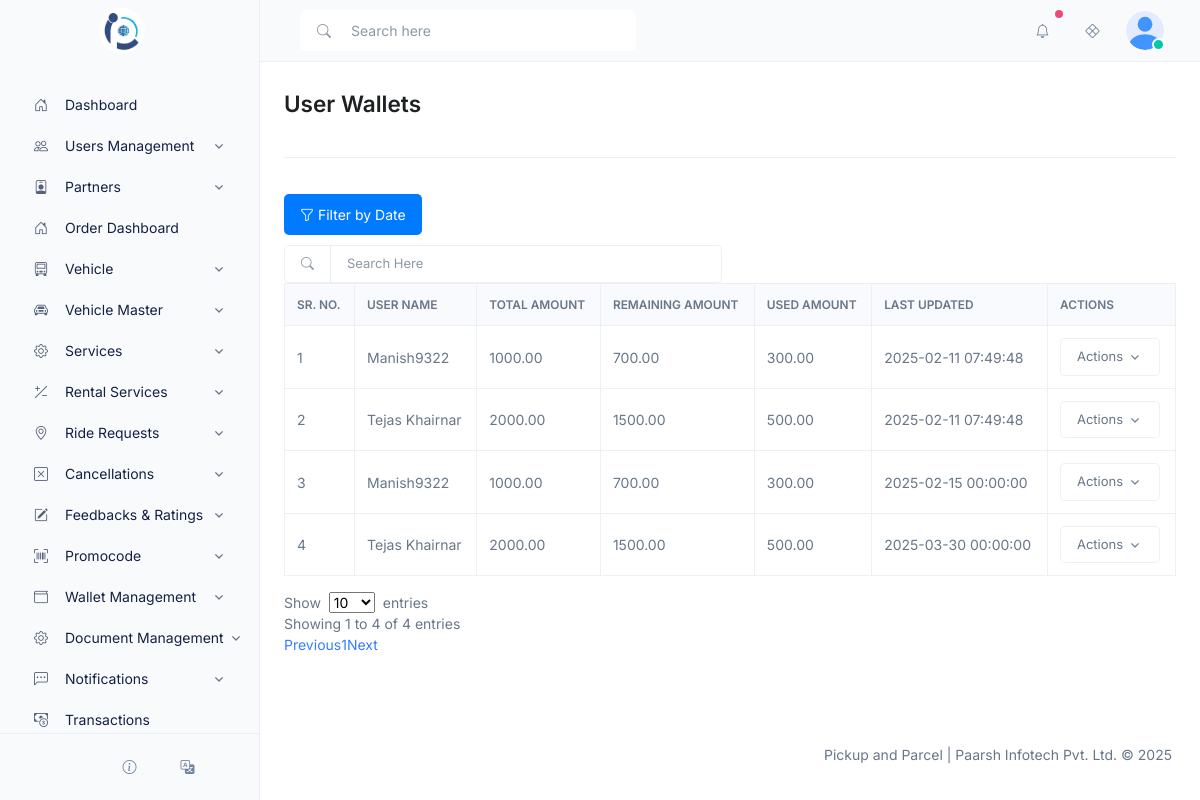
The app's page /userwallet.php with its own data.
### tables this page shows
CREATE TABLE user_wallets (
    id INT AUTO_INCREMENT PRIMARY KEY,
    user_name VARCHAR(255) NOT NULL,
    total_amount DECIMAL(10,2) NOT NULL,
    remaining_amount DECIMAL(10,2) NOT NULL,
    used_amount DECIMAL(10,2) NOT NULL,
    last_updated TIMESTAMP DEFAULT CURRENT_TIMESTAMP ON UPDATE CURRENT_TIMESTAMP
);

### userwallet.php (the view, shortened to what this page needs)
<?php
require_once __DIR__ . "/header.php";
require_once __DIR__ . "/db.php";
?>
<head>
<link rel="stylesheet" href="https://cdn.jsdelivr.net/npm/daterangepicker/daterangepicker.css">
</head>
<div class="content container-fluid">
	<div class="page-header">
		<div class="row align-items-center">
			<div class="col">
				<h1 class="page-header-title d-flex align-items-center gap-3">
					<span><?= translate('user_wallets', 'mr') ?></span>
				</h1>
			</div>
		</div>
	</div>
<button id="toggleFilter" class="filter-btn">
    <i class="bi bi-funnel"></i> Filter by Date
</button>
	<div class="reports-table-filters">
		<div class="row g-3">
			<div class="col-12 col-md-6 d-flex align-items-center gap-2 search-bar-container" >
				<div class="input-group input-group-sm">
					<div class="input-group-text">
						<i class="bi-search"></i>
					</div>
					<input type="search" class="form-control reports-table-search" placeholder="<?= translate('search_here', 'mr') ?>">
				</div>
			</div>
		</div>
	</div>
	<div class="table-responsive">
        <table id="data-table" class="table table-bordered table-nowrap table-align-middle">
            <thead class="thead-light" align="left">
                <tr>
                    <th><?= translate('sr_no', 'mr') ?></th>
                    <th><?= translate('user_name', 'mr') ?></th>
                    <th><?= translate('total_amount', 'mr') ?></th>
                    <th><?= translate('remaining_amount', 'mr') ?></th>
                    <th><?= translate('used_amount', 'mr') ?></th>
                    <th><?= translate('last_updated', 'mr') ?></th>
                    <th><?= translate('actions', 'mr') ?></th>
                </tr>
            </thead>
            <tbody>
                <?php
                $sql = "SELECT * FROM user_wallets ORDER BY id ASC";
                $result = $conn->query($sql);
                if ($result->num_rows > 0) {
                    $sr_no = 1;
                    while ($row = $result->fetch_assoc()) {
                        echo "<tr data-id='" . $row['id'] . "'>
                            <td>" . $sr_no++ . "</td>
                            <td>" . htmlspecialchars($row['user_name']) . "</td>
                            <td class='total-amount'>" . htmlspecialchars($row['total_amount']) . "</td>
                            <td class='remaining-amount'>" . htmlspecialchars($row['remaining_amount']) . "</td>
                            <td class='used-amount'>" . htmlspecialchars($row['used_amount']) . "</td>
                            <td>" . htmlspecialchars($row['last_updated']) . "</td>
                            <td>
                                <div class='dropdown'>
                                    <button class='btn btn-sm btn-white dropdown-toggle' type='button' data-bs-toggle='dropdown' aria-expanded='false'>
                                        " . translate('actions', 'mr') . "
                                    </button>
                                    <ul class='dropdown-menu'>
                                        <li><a class='dropdown-item' href='#'>" . translate('transactions', 'mr') . "</a></li>
                                        <li><a class='dropdown-item' href='#'>" . translate('redeems', 'mr') . "</a></li>
                                        <li><a class='dropdown-item add-amount' href='#'>" . translate('add_amount', 'mr') . "</a></li>
                                    </ul>
                                </div>
                            </td>
                        </tr>";
                    }
                } else {
                    echo "<tr><td colspan='7' class='text-center'>" . translate('no_data_available', 'mr') . "</td></tr>";
                }
                ?>
            </tbody>
        </table>
	</div>
</body>
<?php require_once __DIR__ . '/footer.php'; ?>

### assets/css/main.css (style rules this page uses)
:root { --scroll-thumb: rgba(189, 197, 209, .6); --scroll-track: rgba(189, 197, 209, .15); --scroll-size: .6125rem; }
* { scroll-behavior: smooth; scrollbar-width: thin; scrollbar-color: var(--scroll-thumb) var(--scroll-track); }
table.dataTable thead>tr>th.sorting_asc::before, table.dataTable thead>tr>th.sorting_desc::after { color: #377dff; }

### header.php (style rules this page uses)
* { transition: unset !important; }

### userwallet.php (style rules this page uses)
.filter-btn { background-color: #007bff; color: white; border: none; padding: 10px 16px; font-size: 14px; border-radius: 5px; cursor: pointer; transition: 0.3s; margin-bottom:10px; }

### records on screen
user_wallets: user_name "Manish9322", total_amount "1000.00", remaining_amount "700.00", used_amount "300.00", last_updated "2025-02-11 07:49:48"
user_wallets: user_name "Tejas Khairnar", total_amount "2000.00", remaining_amount "1500.00", used_amount "500.00", last_updated "2025-02-11 07:49:48"
user_wallets: user_name "Manish9322", total_amount "1000.00", remaining_amount "700.00", used_amount "300.00", last_updated "2025-02-15 00:00:00"
user_wallets: user_name "Tejas Khairnar", total_amount "2000.00", remaining_amount "1500.00", used_amount "500.00", last_updated "2025-03-30 00:00:00"

### other values on screen
translate('user_wallets', 'mr') "User Wallets"
translate('sr_no', 'mr') "SR. NO."
translate('user_name', 'mr') "USER NAME"
translate('total_amount', 'mr') "TOTAL AMOUNT"
translate('remaining_amount', 'mr') "REMAINING AMOUNT"
translate('used_amount', 'mr') "USED AMOUNT"
translate('last_updated', 'mr') "LAST UPDATED"
translate('actions', 'mr') "ACTIONS"
translate('title') "Pickup and Parcel"
translate('paarsh') "Paarsh Infotech Pvt. Ltd."
